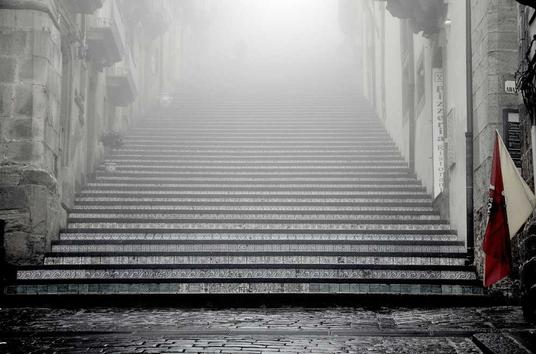
#> input picture pic.jpg, 536 x 354 px
$ python -i opencvFunctions.py   (imports and definitions only)
#> lines starting #> are read from the running program, lines starting #| are printed output that depends on the picture
import cv2
import numpy as np
import matplotlib.pyplot as plt

# 1. Kép beolvasása és megjelenítése
# [16 lines left out: functions load_and_display_image, get_image_properties, not called in this run]

# NOTE: Innentől csak rgb-ben fogja megnyitni a képeket

# 3. Színtér átalakítása és érték módosítás: HSV színtérben a színezet (Hue), szaturáció (Saturation) és világosság (Value) értékeket módosítjuk.
def color_space_conversion_and_modify_values(path):
#> called with path = 'pic.jpg'
    image = cv2.imread(path, 1)
#> image is the input picture: shape (354, 536, 3); mean B, G, R 126.4, 127, 127.2
    hsvImg = cv2.cvtColor(image, cv2.COLOR_RGB2HSV) # RGB TO HSV CONVERT
#> hsvImg: shape (354, 536, 3); mean H, S, V 43.7, 15.2, 128.5

    newHvalue = int(input("Add meg az új H értéket: "))
#> the answer given: 3
    newSvalue = int(input("Add meg az új S értéket: "))
#> the answer given: 3
    newVvalue = int(input("Add meg az új V értéket: "))
#> the answer given: 3

    h, s, v = cv2.split(hsvImg)
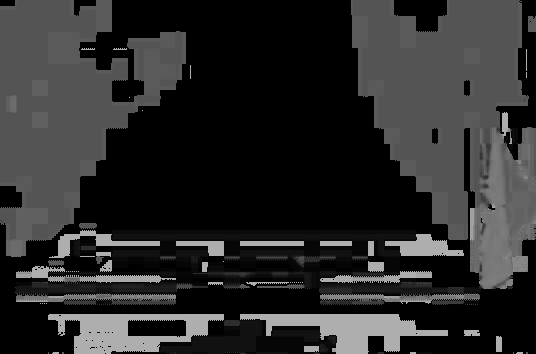
#> h: shape (354, 536); min 0, max 176, mean 43.7
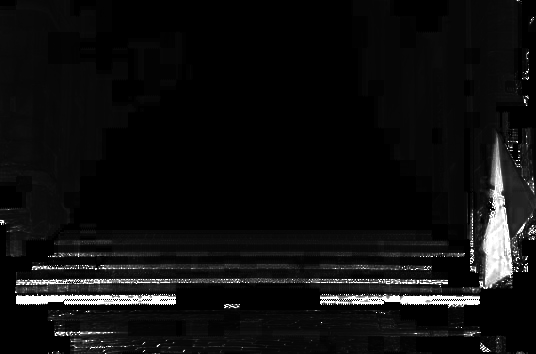
#> s: shape (354, 536); min 0, max 255, mean 15.2
    h = cv2.add(h, newHvalue)
    s = cv2.add(s, newSvalue)
    v = cv2.add(v, newVvalue)

    final_hsv = cv2.merge((h, s, v))
#> final_hsv: shape (354, 536, 3); mean H, S, V 46.7, 18.1, 131.5
    img = cv2.cvtColor(final_hsv, cv2.COLOR_HSV2RGB) # CONVERT BACK
    cv2.imshow("picture", img)
    cv2.waitKey()

# 4. Sötét kép világosítása
# [200 lines left out: functions brighten_image, color_correction, color_adjustment_with_user_input, histogram_equalization, edit_image_with_user_input, otsu_thresholding and 6 more, not called in this run]

# 16. Kép levágása (15 pixel)
# s = 15
# cropped_img = img[:, s:-s]

# 17. Kép invertálása
# img = cv2.imread("overexposed_10.jpg", cv2.IMREAD_GRAYSCALE)
# inv = cv2.bitwise_not(img)

# 18. Olvasd be a indigobunting.jpg képet színesben, térj át HSV színtérbe, állítsd a hátteret (a nem madár pontokat) feketére, az eredményképet mentsd el a neptunkod.png néven:
# Kép beolvasása színes módban
# img = cv2.imread("indigobunting.jpg", cv2.IMREAD_COLOR)

# HSV színtérre váltás
# hsv_img = cv2.cvtColor(img, cv2.COLOR_BGR2HSV)

# Maszk létrehozása a nem madár (háttér) pontok feketére állításához
# lower_bound = np.array([100, 50, 50])
# upper_bound = np.array([140, 255, 255])
# mask = cv2.inRange(hsv_img, lower_bound, upper_bound)

# Háttér feketére állítása
# hsv_img[mask == 0] = [0, 0, 0]

# Eredmény mentése
# result_img = cv2.cvtColor(hsv_img, cv2.COLOR_HSV2BGR)
# cv2.imwrite("neptunkod.png", result_img)


def main():
    # Itt kell meghívni a függvényeket
    pass


# [2 lines not run here, left out]

>>> result = color_space_conversion_and_modify_values('pic.jpg')
